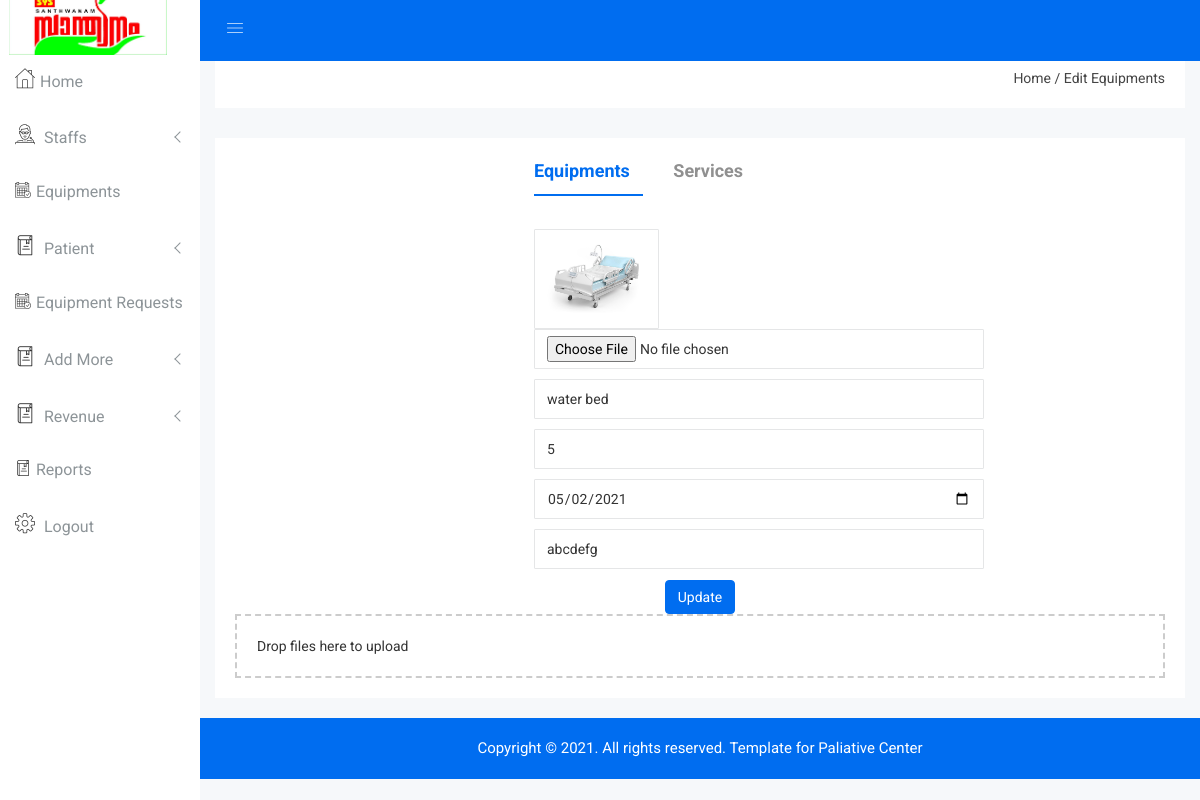
Page /Admin/edit_facility.php?eid=3 on the committed database.
### tables this page shows
CREATE TABLE `equipments` (
  `eid` int(5) NOT NULL,
  `e_name` varchar(15) NOT NULL,
  `e_stock` int(10) NOT NULL,
  `e_date` date NOT NULL,
  `image` varchar(250) NOT NULL,
  `description` varchar(100) NOT NULL
);

### Admin/edit_facility.php (the view, shortened to what this page needs)
<?php
include "header.php";
$eid=$_GET['eid'];
$sq=mysqli_query($con,"select * from equipments where eid='$eid'");
$ro=mysqli_fetch_array($sq);
?>
    <div class="breadcome-area">
        <div class="container-fluid">
            <div class="row">
                <div class="col-lg-12 col-md-12 col-sm-12 col-xs-12">
                    <div class="breadcome-list single-page-breadcome">
                        <div class="row">
                            <div class="col-lg-6 col-md-6 col-sm-6 col-xs-12">
                            </div>
                            <div class="col-lg-6 col-md-6 col-sm-6 col-xs-12">
                                <ul class="breadcome-menu">
                                    <li><a href="index.php">Home</a> <span class="bread-slash">/</span>
                                    </li>
                                    <li><span class="bread-blod">Edit Equipments</span>
                                    </li>
                                </ul>
                            </div>
                        </div>
                    </div>
                </div>
            </div>
        </div>
    </div>
    </div>
    <div class="single-pro-review-area mt-t-30 mg-b-15">
        <div class="container-fluid">
            <div class="row">
                <div class="col-lg-12 col-md-12 col-sm-12 col-xs-12">
                    <div class="product-payment-inner-st">
                        <ul id="myTabedu1" class="tab-review-design">
                            <li class="active" style="margin-left: 299px"><a href="#description">Equipments</a></li>
                            <li><a href="#reviews"> Services</a></li>
                        </ul>
                        <div id="myTabContent" class="tab-content custom-product-edit">
                            <div class="product-tab-list tab-pane fade active in" id="description">
                                <div class="row">
                                    <div class="col-lg-12 col-md-12 col-sm-12 col-xs-12">
                                        <div class="review-content-section">
                                            <div id="dropzone1" class="pro-ad addcoursepro">
                                                <form action="edit_facility_fun.php?eid=<?php echo $ro['eid'] ?>" method="post" enctype="multipart/form-data" class="dropzone dropzone-custom needsclick addlibrary" id="demo1-upload">
                                                    <div class="row">
                                                        <div class="col-lg-6 col-md-6 col-sm-6 col-xs-12" style="margin-left: 299px">
                                                            <div class="form-group res-mg-t-15">
                                                                <img  src="../facility/<?php echo $ro['image'] ?>" class="form-control" style="width: 125px;height: 100px;">
                                                                <input name="img" type="file" class="form-control">
                                                            </div>
                                                            <div class="form-group">
                                                                <input name="name" type="text" class="form-control" placeholder="Name" value="<?php echo $ro['e_name'] ?>">
                                                            </div>
                                                            <div class="form-group">
                                                                <input name="stock" type="text" class="form-control" placeholder="Stock" value="<?php echo $ro['e_stock'] ?>" maxlength="2" onkeypress="javascript:return isNumber(event)">
                                                            </div>
                                                            <div class="form-group">
                                                                <input name="date" type="date" class="form-control" placeholder="Date of giving" value="<?php echo $ro['e_date'] ?>">
                                                            </div>
                                                            <div class="form-group">
                                                                <input name="description" type="text" class="form-control" placeholder="Description" value="<?php echo $ro['description'] ?>">
                                                            </div>
                                                        </div>
                                                        <div class="col-lg-6 col-md-6 col-sm-6 col-xs-12">
                                                        </div>
                                                    </div>
                                                    <div class="row">
                                                        <div class="col-lg-12">
                                                            <div class="payment-adress">
                                                                <button type="submit" name="sub" class="btn btn-primary waves-effect waves-light">Update</button>
                                                            </div>
                                                        </div>
                                                    </div>
                                                </form>
                                            </div>
                                        </div>
                                    </div>
                                </div>
                            </div>
                        </div>
                    </div>
                </div>
            </div>
        </div>
    </div>
<?php
include "footer.php";
?>

### Admin/css/main.css (style rules this page uses)
html { color: #222; font-size: 1em; line-height: 1.4; }
audio, canvas, iframe, img, svg, video { vertical-align: middle; }

### rows in the picture
equipments: image (picture), name "water bed", stock "5", date "05/02/2021", description "abcdefg"
